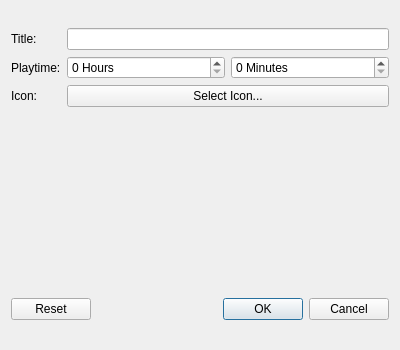
<?xml version="1.0" encoding="UTF-8"?>
<!--
SPDX-FileCopyrightText: 2026 citron Emulator Project
SPDX-License-Identifier: GPL-2.0-or-later
-->
<ui version="4.0">
 <class>CustomMetadataDialog</class>
 <widget class="QDialog" name="CustomMetadataDialog">
  <property name="geometry">
   <rect>
    <x>0</x>
    <y>0</y>
    <width>400</width>
    <height>350</height>
   </rect>
  </property>
  <property name="windowTitle">
   <string>Edit Game Metadata</string>
  </property>
  <layout class="QVBoxLayout" name="mainLayout">
   <item>
    <layout class="QGridLayout" name="gridLayout">
     <item row="0" column="0">
      <widget class="QLabel" name="label">
       <property name="text">
        <string>Title:</string>
       </property>
      </widget>
     </item>
     <item row="0" column="1">
      <widget class="QLineEdit" name="title_edit"/>
     </item>
     <item row="1" column="0">
      <widget class="QLabel" name="playtime_label">
       <property name="text">
        <string>Playtime:</string>
       </property>
      </widget>
     </item>
     <item row="1" column="1">
      <layout class="QHBoxLayout" name="playtime_inputs_layout">
       <item>
        <widget class="QSpinBox" name="playtime_hours">
         <property name="suffix">
          <string> Hours</string>
         </property>
         <property name="maximum">
          <number>99999</number>
         </property>
        </widget>
       </item>
       <item>
        <widget class="QSpinBox" name="playtime_minutes">
         <property name="suffix">
          <string> Minutes</string>
         </property>
         <property name="maximum">
          <number>59</number>
         </property>
        </widget>
       </item>
      </layout>
     </item>
     <item row="2" column="0">
      <widget class="QLabel" name="label_2">
       <property name="text">
        <string>Icon:</string>
       </property>
      </widget>
     </item>
     <item row="2" column="1">
      <widget class="QPushButton" name="select_icon_button">
       <property name="text">
        <string>Select Icon...</string>
       </property>
      </widget>
     </item>
    </layout>
   </item>
   <item>
    <spacer name="spacer_preview_top">
     <property name="orientation">
      <set>Qt::Vertical</set>
     </property>
     <property name="sizeType">
      <enum>QSizePolicy::Fixed</enum>
     </property>
     <property name="sizeHint" stdset="0">
      <size>
       <width>20</width>
       <height>10</height>
      </size>
     </property>
    </spacer>
   </item>
   <item>
    <layout class="QHBoxLayout" name="preview_container_layout">
     <item>
      <spacer name="horizontalSpacer_left">
       <property name="orientation">
        <set>Qt::Horizontal</set>
       </property>
      </spacer>
     </item>
     <item>
      <widget class="QLabel" name="icon_preview">
       <property name="minimumSize">
        <size>
         <width>128</width>
         <height>128</height>
        </size>
       </property>
       <property name="maximumSize">
        <size>
         <width>128</width>
         <height>128</height>
        </size>
       </property>
       <property name="text">
        <string/>
       </property>
       <property name="alignment">
        <set>Qt::AlignCenter</set>
       </property>
      </widget>
     </item>
     <item>
      <spacer name="horizontalSpacer_right">
       <property name="orientation">
        <set>Qt::Horizontal</set>
       </property>
      </spacer>
     </item>
    </layout>
   </item>
   <item>
    <spacer name="verticalSpacer">
     <property name="orientation">
      <set>Qt::Vertical</set>
     </property>
    </spacer>
   </item>
   <item>
    <widget class="QDialogButtonBox" name="buttonBox">
     <property name="orientation">
      <set>Qt::Horizontal</set>
     </property>
     <property name="standardButtons">
      <set>QDialogButtonBox::Cancel|QDialogButtonBox::Ok|QDialogButtonBox::Reset</set>
     </property>
    </widget>
   </item>
  </layout>
 </widget>
 <resources/>
 <connections/>
</ui>
